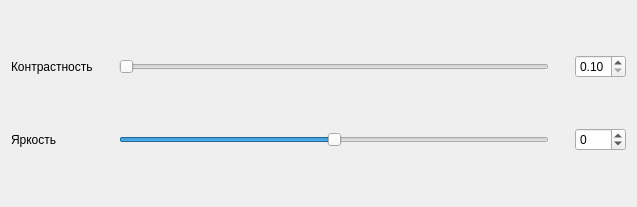
<?xml version="1.0" encoding="UTF-8"?>
<ui version="4.0">
 <class>Dialog</class>
 <widget class="QDialog" name="Dialog">
  <property name="geometry">
   <rect>
    <x>0</x>
    <y>0</y>
    <width>637</width>
    <height>207</height>
   </rect>
  </property>
  <property name="windowTitle">
   <string>Линейное преобразование</string>
  </property>
  <layout class="QGridLayout" name="gridLayout">
   <item row="0" column="0">
    <widget class="QLabel" name="l_contrast">
     <property name="text">
      <string>Контрастность</string>
     </property>
    </widget>
   </item>
   <item row="1" column="2">
    <widget class="QSlider" name="slider_brightness">
     <property name="minimum">
      <number>-100</number>
     </property>
     <property name="maximum">
      <number>100</number>
     </property>
     <property name="orientation">
      <enum>Qt::Orientation::Horizontal</enum>
     </property>
    </widget>
   </item>
   <item row="1" column="4">
    <widget class="QSpinBox" name="spB_brightness">
     <property name="minimum">
      <number>-100</number>
     </property>
     <property name="maximum">
      <number>100</number>
     </property>
    </widget>
   </item>
   <item row="1" column="0">
    <widget class="QLabel" name="l_brightness">
     <property name="text">
      <string>Яркость</string>
     </property>
    </widget>
   </item>
   <item row="0" column="1" rowspan="2">
    <spacer name="verticalSpacer">
     <property name="orientation">
      <enum>Qt::Orientation::Vertical</enum>
     </property>
     <property name="sizeHint" stdset="0">
      <size>
       <width>20</width>
       <height>40</height>
      </size>
     </property>
    </spacer>
   </item>
   <item row="0" column="2">
    <widget class="QSlider" name="slisder_contrast">
     <property name="minimum">
      <number>1</number>
     </property>
     <property name="maximum">
      <number>30</number>
     </property>
     <property name="orientation">
      <enum>Qt::Orientation::Horizontal</enum>
     </property>
    </widget>
   </item>
   <item row="0" column="4">
    <widget class="QDoubleSpinBox" name="spB_contrast">
     <property name="minimum">
      <double>0.100000000000000</double>
     </property>
     <property name="maximum">
      <double>3.000000000000000</double>
     </property>
     <property name="singleStep">
      <double>0.100000000000000</double>
     </property>
    </widget>
   </item>
   <item row="0" column="3" rowspan="2">
    <spacer name="verticalSpacer_2">
     <property name="orientation">
      <enum>Qt::Orientation::Vertical</enum>
     </property>
     <property name="sizeHint" stdset="0">
      <size>
       <width>20</width>
       <height>40</height>
      </size>
     </property>
    </spacer>
   </item>
  </layout>
 </widget>
 <resources/>
 <connections/>
</ui>
